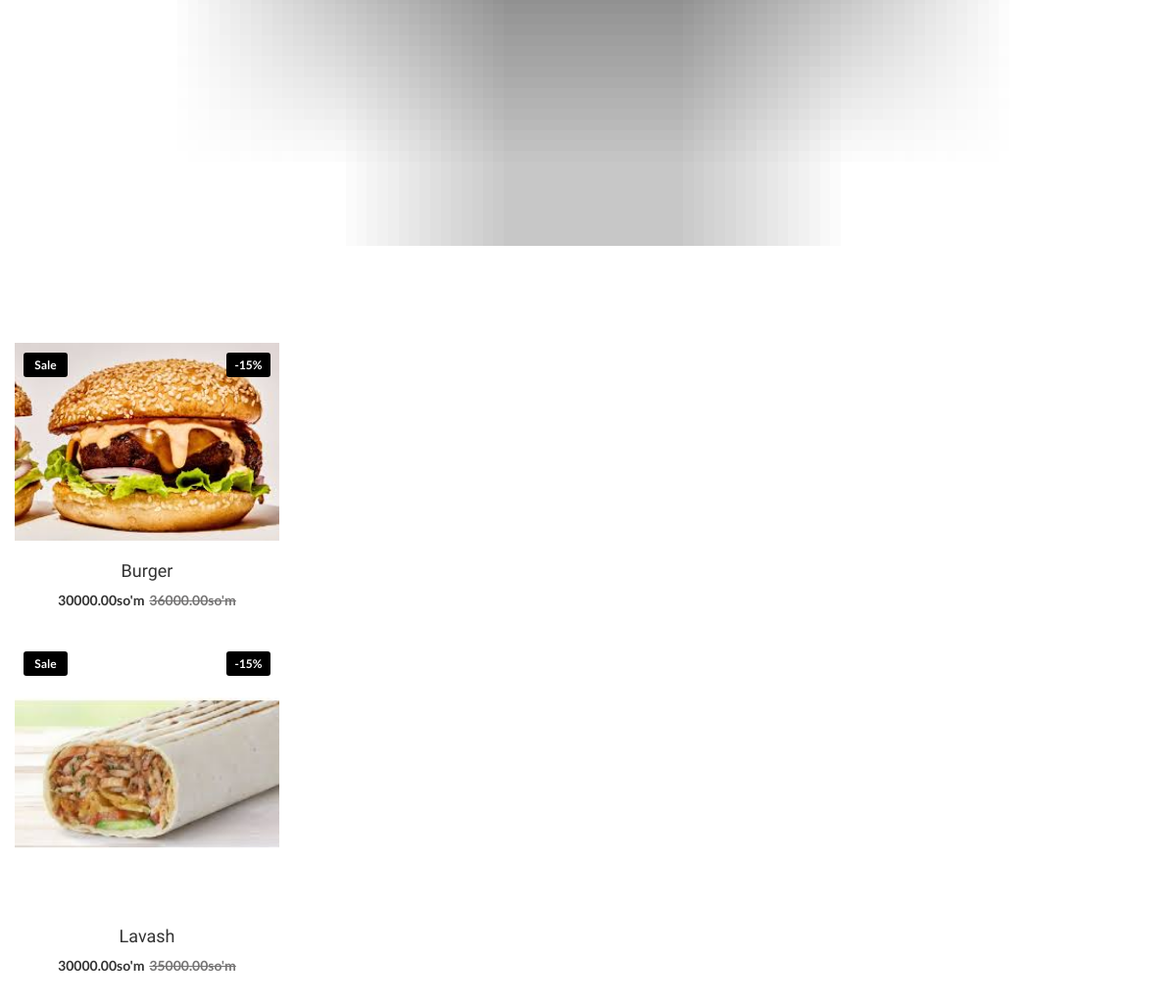
The app's page / (middle part), older data.
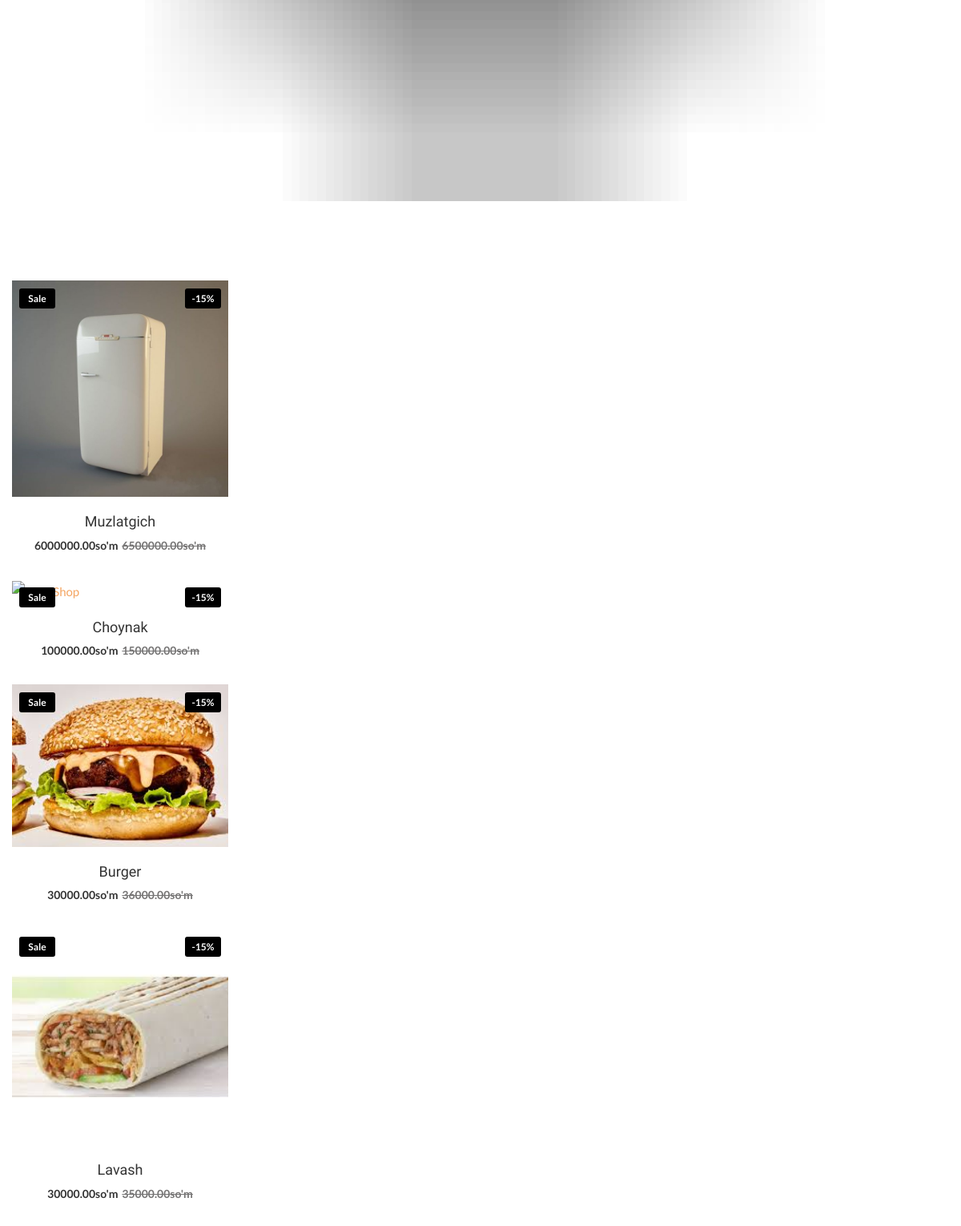
The same page, newer data.
### home/models.py (models this page shows, shortened)
class Product(models.Model):
    category = models.ForeignKey(Category,on_delete=models.CASCADE)
    name = models.CharField(max_length=100)
    price = models.DecimalField(max_digits=10,decimal_places=2)
    discount_price = models.DecimalField(max_digits=10,decimal_places=2)
    image = models.ImageField(upload_to='image/',blank=True,null=True)
    desc = models.TextField()
    quantity = models.PositiveIntegerField(blank=True,null=True)

### home/views.py (the view)
# urls.py: 2. Add a URL to urlpatterns:  path('', views.home, name='home')
def home(request):
    product = Product.objects.all().order_by('-id')
    context = {'product':product}
    return render(request,'index.html',context)

### templates/index.html (shortened to what this page needs)
{% extends 'base.html' %}
{% load static %}
{% block content %}
<div class="wrapper home-default-wrapper">
  <main class="main-content">
    <section class="home-slider-area slider-default">
      <div class="home-slider-content">
        <div class="swiper-container home-slider-container">
          <div class="swiper-wrapper">
            <div class="swiper-slide">
              <div class="home-slider-item bg-img-cover" data-bg-img="assets/img/slider/1.png">
                <div class="slider-content-area">
                </div>
              </div>
            </div>
          </div>
        </div>
      </div>
    </section>
    <section class="product-area featured-product-area" data-aos="fade-up" data-aos-duration="1000">
      <div class="container">
        <div class="row">
          <div class="col-12 col-sm-6 col-md-4 col-lg-3">
              {% for i in product %}
  <div class="product-item">
    <div class="product-thumb">
      <a href="{% url 'product_detail' i.pk %}">
        {% if i.image %}
          <img src="{{ i.image.url }}" alt="Alan-Shop">
        {% endif %}
        <div class="ribbons">
          <span class="ribbon ribbon-hot">Sale</span>
          <span class="ribbon ribbon-onsale align-right">-15%</span>
        </div>
      </a>
      <div class="product-action">
      </div>
    </div>
    <div class="product-info">
      <h4 class="title">
        <a href="shop-single-product.html">{{ i.name }}</a>
      </h4>
      <div class="prices">
        <span class="price">{{ i.discount_price }}so'm</span>
        <del class="price-old">{{ i.price }}so'm</del>
      </div>
    </div>
  </div>
{% endfor %}
        </div>
      </div>
  </main>
 {% endblock content %}

### templates/base.html (shortened to what this page needs)
{% load static %}
<!DOCTYPE html>
<html lang="en">
<head>
    <link href="{% static 'assets/css/bootstrap.min.css' %}" rel="stylesheet"/>
<link href="{% static 'assets/css/themify-icons.css' %}" rel="stylesheet"/>
<link href="{% static 'assets/css/font-awesome.min.css' %}" rel="stylesheet"/>
<link href="{% static 'assets/css/ionicons.min.css' %}" rel="stylesheet"/>
<link href="{% static 'assets/css/animate.css' %}" rel="stylesheet"/>
<link href="{% static 'assets/css/aos.css' %}" rel="stylesheet"/>
<link href="{% static 'assets/css/jquery.fancybox.min.css' %}" rel="stylesheet"/>
<link href="{% static 'assets/css/slicknav.css' %}" rel="stylesheet"/>
<link href="{% static 'assets/css/swiper.min.css' %}" rel="stylesheet"/>
<link href="{% static 'assets/css/style.css' %}" rel="stylesheet"/>
</head>
{% block content %}
{% endblock content %}
</div>
</html>

Row changes from the older to the newer data that the page shows:
added Product: image (picture), name "Muzlatgich", discount_price "6000000.00", price "6500000.00"
added Product: name "Choynak", discount_price "100000.00", price "150000.00"
